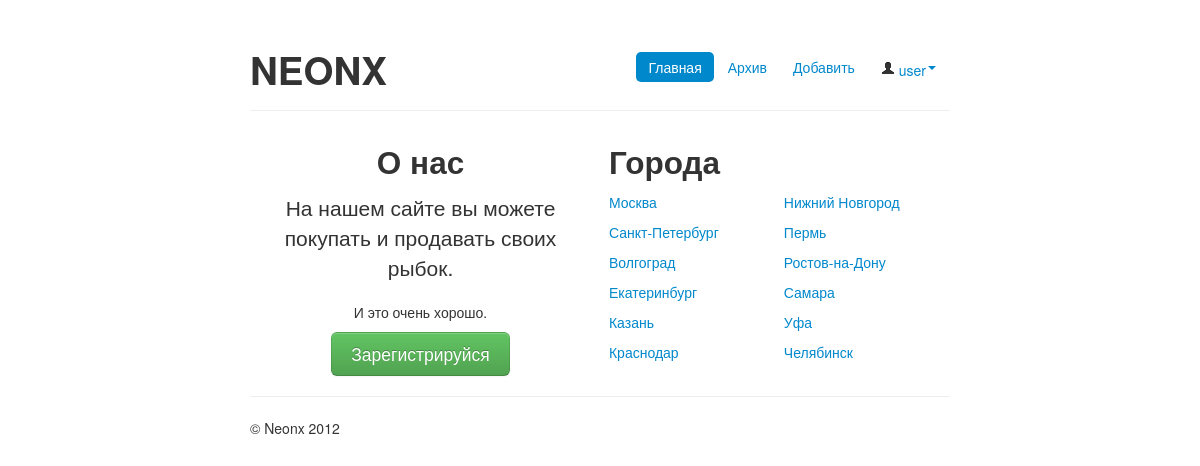
The app's page / (signed in) with its own data.
### ad/models.py (models this page shows, shortened)
class City(models.Model):
    title = models.CharField(max_length=30, verbose_name = 'Город')
    name = models.CharField(max_length=30, verbose_name='Город транслитом')
    class Meta:
        verbose_name = 'Город'
        verbose_name_plural = 'Города'

### ad/views.py (the view)
def home(request):
    citys = City.objects.all()
    return render_to_response("home.html", {'citys': citys,}, RequestContext(request))

### ad/templates/home.html
﻿{% extends "base.html" %}
{% block content %}
    <div class="row-fluid">
        <div class="span6 text-center">
            <h2>О нас</h2>
            <p class="lead">На нашем сайте вы можете покупать и продавать своих рыбок.</p>
            <p>И это очень хорошо.</p>
            <a class="btn btn-large btn-success" href="/registration">Зарегистрируйся</a>
        </div>
        <div class="span6">
            <h2>Города</h2>
            <div class="row-fluid">
                <div class="span6">
            {% for city in citys %}
                {% if city.name == "nigni-novgorod" %}
                    </div><div class="span6">
                {% endif %}
            <p><a href="/{{ city.name }}">{{ city.title }}</a></p>
            {% endfor %}
                    </div>
            </div>
        </div>
    </div>
{% endblock %}

### ad/templates/base.html (shortened to what this page needs)
<!DOCTYPE html>
<head>
    {% load static from staticfiles %}
    <link rel="stylesheet" type="text/css" href="{% static 'css/bootstrap.css'%}" />
    <link rel="stylesheet" type="text/css" href="{% static 'css/bootstrap-responsive.css'%}" />
    <link rel="stylesheet" type="text/css" href="{% static 'css/main.css'%}" />
</head>
<body>
    <div class="container-narrow">
        <div class="mast-head">
            <ul class="nav nav-pills pull-right">
                <li class="{% ifequal request.path '/'%}active{% endifequal %}"><a href="{% url 'ad.views.home' %}">Главная</a></li>
                <li class="{% ifequal request.path '/archive'%}active{% endifequal %}"><a href="{% url 'ad.views.archive' %}">Архив</a></li>
                <li class="{% ifequal request.path '/addition'%}active{% endifequal %}"><a href="{% url 'ad.views.addition' %}">Добавить</a></li>
                {% if not user.is_authenticated %}
                    <li class="{% ifequal request.path '/login'%}active{% endifequal %}"><a href="{% url 'ad.views.login_user' %}">Вход</a></li>
                {% else %}
                <li class="dropdown">
                    <a class="dropdown-toggle" data-toggle="dropdown" href="#"><i class="icon-user"></i>
                        {{ user.username }}<b class="caret"></b></a>
                </li>
                {% endif %}
            </ul>
            <h1>NEONX</h1>
        </div>
        <hr>
        {% block content %}
        {% endblock %}
        <hr>
        <p>© Neonx 2012</p>
    </div>
</body>

### static/css/main.css (style rules this page uses)
body { padding-top: 20px; padding-bottom: 40px; }
.container-narrow { margin: 0 auto; max-width: 700px; }

### records on screen
City: title "Москва"
City: title "Санкт-Петербург"
City: title "Волгоград"
City: title "Екатеринбург"
City: title "Казань"
City: title "Краснодар"
City: title "Нижний Новгород"
City: title "Пермь"
City: title "Ростов-на-Дону"
City: title "Самара"
City: title "Уфа"
City: title "Челябинск"

### other values on screen
{{ user.username }} "user"
